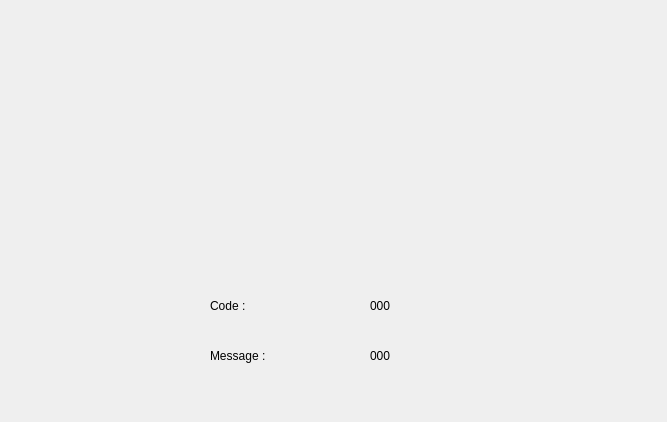
<?xml version="1.0" encoding="UTF-8"?>
<ui version="4.0">
 <class>sysmessage</class>
 <widget class="QDialog" name="sysmessage">
  <property name="geometry">
   <rect>
    <x>0</x>
    <y>0</y>
    <width>667</width>
    <height>422</height>
   </rect>
  </property>
  <property name="windowTitle">
   <string>Dialog</string>
  </property>
  <widget class="QLabel" name="screen_label">
   <property name="geometry">
    <rect>
     <x>0</x>
     <y>0</y>
     <width>671</width>
     <height>431</height>
    </rect>
   </property>
   <property name="text">
    <string/>
   </property>
  </widget>
  <widget class="QLabel" name="code_title_label">
   <property name="geometry">
    <rect>
     <x>210</x>
     <y>270</y>
     <width>151</width>
     <height>71</height>
    </rect>
   </property>
   <property name="text">
    <string>Code :</string>
   </property>
  </widget>
  <widget class="QLabel" name="code_data_label">
   <property name="geometry">
    <rect>
     <x>370</x>
     <y>270</y>
     <width>151</width>
     <height>71</height>
    </rect>
   </property>
   <property name="text">
    <string>000</string>
   </property>
  </widget>
  <widget class="QLabel" name="Message_title_label">
   <property name="geometry">
    <rect>
     <x>210</x>
     <y>320</y>
     <width>111</width>
     <height>71</height>
    </rect>
   </property>
   <property name="text">
    <string>Message :</string>
   </property>
  </widget>
  <widget class="QLabel" name="Message_data_label">
   <property name="geometry">
    <rect>
     <x>370</x>
     <y>320</y>
     <width>151</width>
     <height>71</height>
    </rect>
   </property>
   <property name="text">
    <string>000</string>
   </property>
  </widget>
 </widget>
 <resources/>
 <connections/>
</ui>
